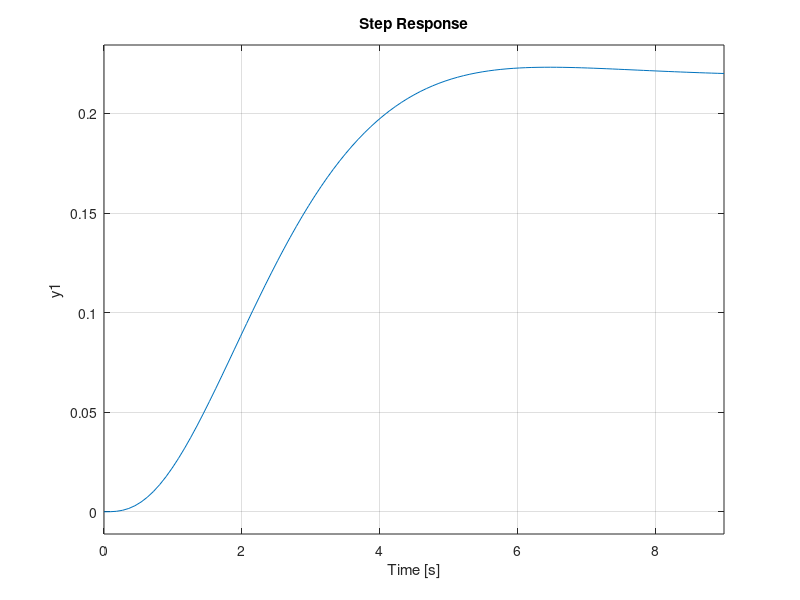

Here is the MATLAB script that generated this plot:
close all; clear all; history -c; clc;
pkg load control;

s = tf('s');
G5 = 0.75/((s + 1)^3);

% Inciso 1:
% Si queremos una respuesta criticamente amortiguada, se tendran dos raices
% reales negativas e iguales, por lo que buscaremos que el LdR coincida con
% el eje x, osea que graficaremos el LdR y veremos este punto:
rlocusx(G5)

% Se observa que dos de las tres ramas no se encuentran sobre el eje x para
% ningun K, por lo tanto no hay criterio para poder elegir un punto de trabajo
% que satisfaga la condicion de respuesta criticamente amortiguada.

% Inciso 2:
% Un sobrepasamiento máximo del 4% corresponde a un cierto valor de psita el
% cual se puede calcular a continuación:
psita = sqrt((log(0.04)^2)/(pi^2 + log(0.04)^2))    % psita = 0.7156
% Se verifica donde coinciden los valores de psita con el LdR mediante el rlocus
rlocus(G5); sgrid(psita, [20 40 60 80])

s52 = 0.64 + j+0.64;
k = 1/abs(12*(s52 + 10)/(s52*(s52 + 30)))            % k = 0.3741

% Inciso 3:
FdTLC5 = feedback(G5*0.3741, 1);
step(FdTLC5)
